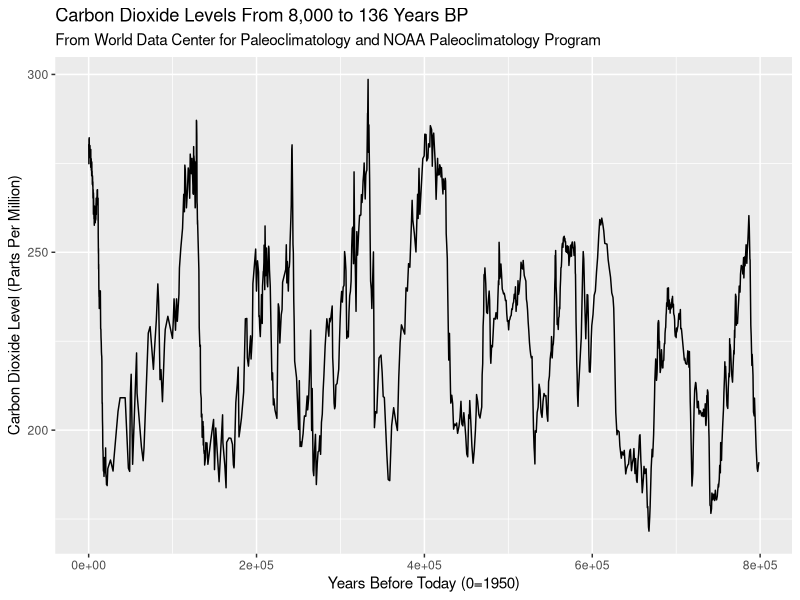
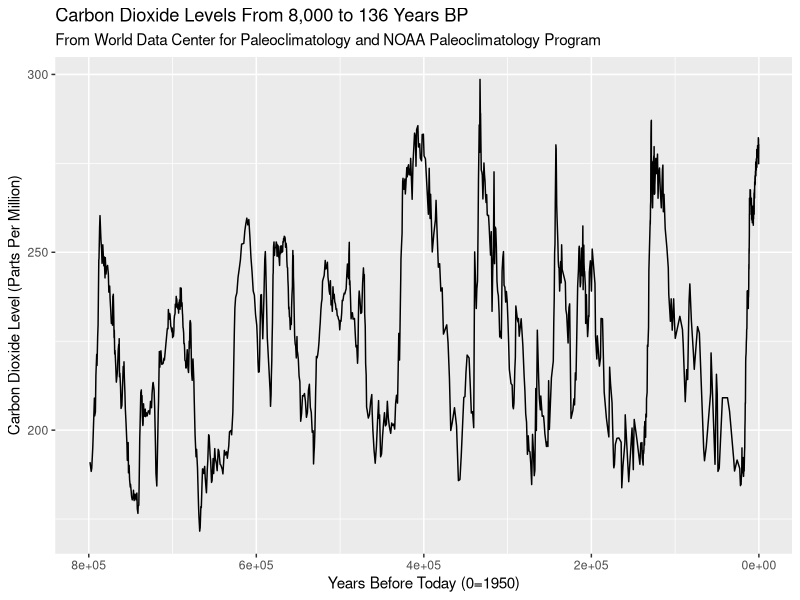
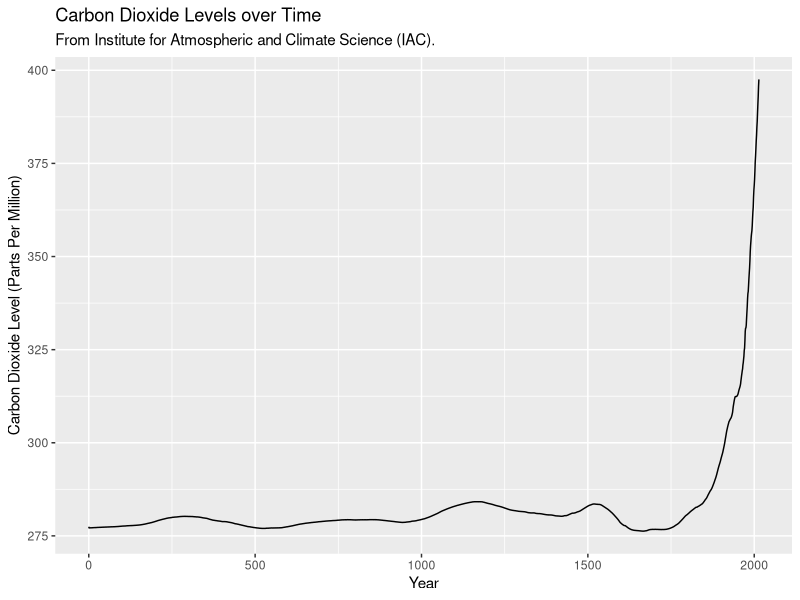
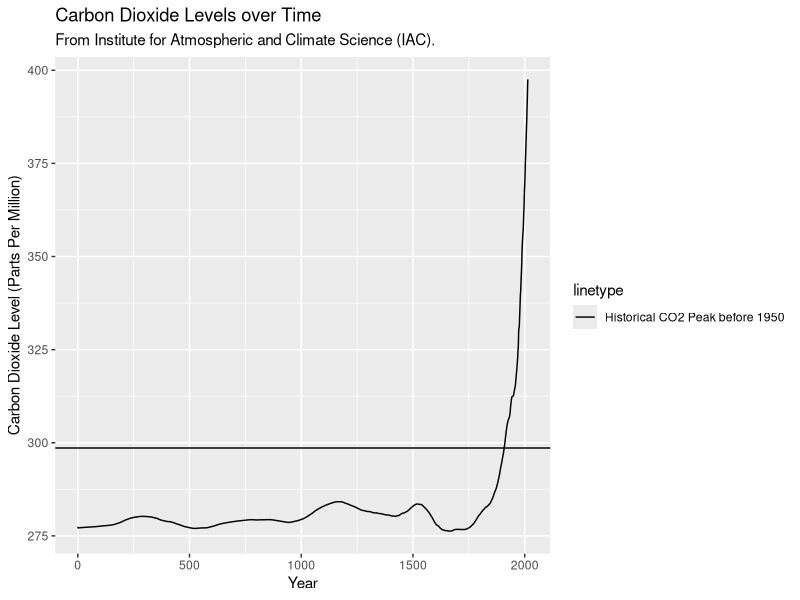

The R source for these figures, in order:
## ---- chunk 1
library(dplyr)
library(readr)
library(ggplot2)
## ---- chunk 2
noaa_data <- read_csv('carbon_dioxde_levels.csv')
head(noaa_data)
## ---- chunk 3
noaa_viz <- ggplot(data = noaa_data, aes(x=Age_yrBP, y=CO2_ppmv)) + 
  geom_line() +
  labs(title = "Carbon Dioxide Levels From 8,000 to 136 Years BP", 
       subtitle = "From World Data Center for Paleoclimatology and NOAA Paleoclimatology Program", 
       x = "Years Before Today (0=1950)",
       y = "Carbon Dioxide Level (Parts Per Million)")

noaa_viz
## ---- chunk 4
noaa_viz + scale_x_reverse(lim=c(800000,0))
## ---- chunk 5
iac_data <- read_csv('yearly_co2.csv')

head(iac_data)
## ---- chunk 6
iac_viz <- ggplot(data = iac_data, aes(x=year, y=data_mean_global)) +
  geom_line() +
  labs(title = "Carbon Dioxide Levels over Time",
       subtitle = "From Institute for Atmospheric and Climate Science (IAC).",
       x = "Year", y = "Carbon Dioxide Level (Parts Per Million)")

iac_viz
## ---- chunk 7
millenia_max <- max(noaa_data$CO2_ppmv)
## ---- chunk 8
iac_viz <- ggplot(data = iac_data, aes(x=year, y=data_mean_global)) +
  geom_line() +
  labs(title = "Carbon Dioxide Levels over Time",
       subtitle = "From Institute for Atmospheric and Climate Science (IAC).",
       x = "Year", y = "Carbon Dioxide Level (Parts Per Million)") +
  geom_hline(aes(yintercept = millenia_max, linetype = "Historical CO2 Peak before 1950"))

iac_viz
